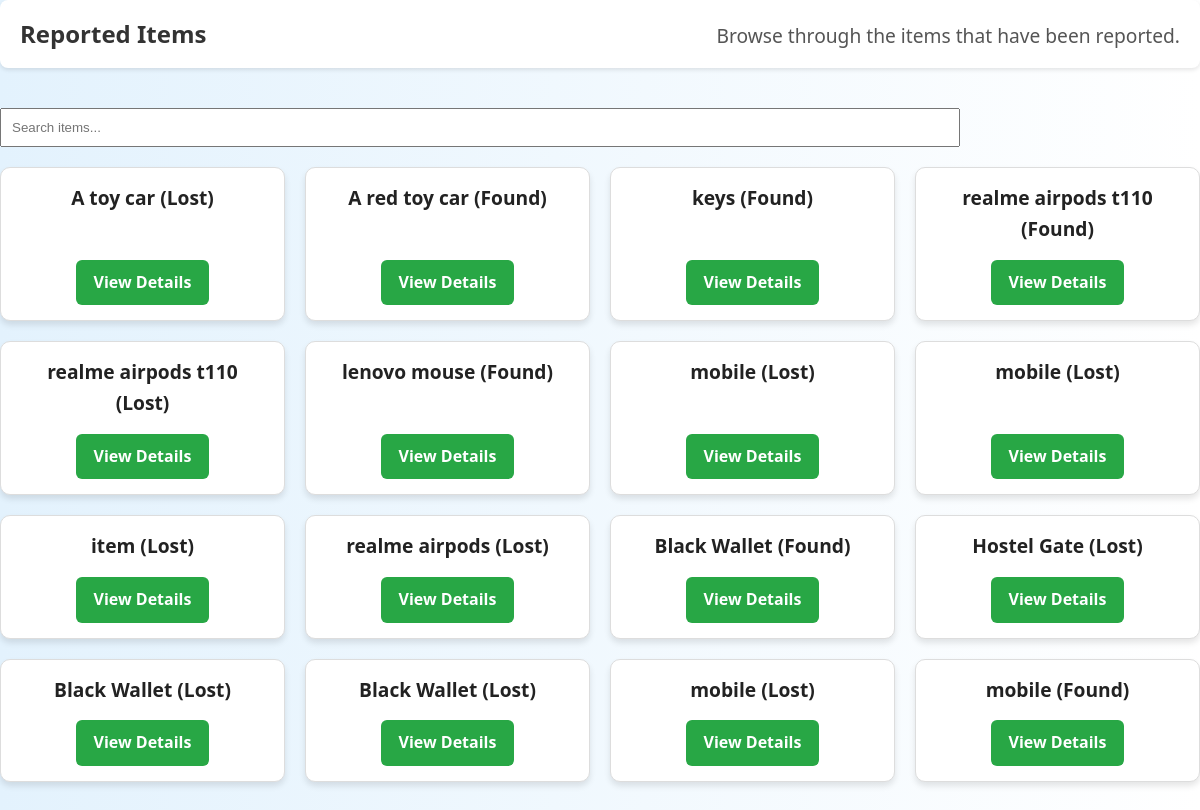
The app's page /items/ with its own data.
### items/models.py (models this page shows, shortened)
class ReportedItem(models.Model):
    TYPE_CHOICES = [
        ('Lost', 'Lost'),
        ('Found', 'Found'),
    ]
    id = models.UUIDField(primary_key=True, default=uuid.uuid4, editable=False)
    type = models.CharField(max_length=100, choices=TYPE_CHOICES)
    name = models.CharField(max_length=200)
    description = models.TextField()
    location = models.CharField(max_length=200)
    contact = models.CharField(max_length=100)
    image = models.ImageField(upload_to='uploads/', blank=True, null=True)
    created_at = models.DateTimeField(auto_now_add=True)

### items/views.py (the view)
# urls.py: path('items/', views.items_list, name='items'),
def items_list(request):
    query = request.GET.get('q', '')
    if query:
        items = ReportedItem.objects.filter(name__icontains=query)
    else:
        items = ReportedItem.objects.all()
    return render(request, 'items.html', {'items': items, 'query': query})

### items/templates/items.html (shortened to what this page needs)
{% load static %}
<!DOCTYPE html>
<html lang="en">
<head>
    <link rel="stylesheet" href="{% static 'css/style.css' %}" />
</head>
<body>
    <div class="container">
        <header>
            <h2>Reported Items</h2>
            <p>Browse through the items that have been reported.</p>
        </header>
        <input
            type="text"
            id="searchInput"
            placeholder="Search items..."
            style="padding: 10px; width: 80%; margin-bottom: 20px;"
            onkeyup="filterItems()"
        />
        <div class="items-list">
            {% for item in items %}
            <div class="item-card" data-name="{{ item.name|lower }}" data-type="{{ item.type|lower }}">
                <h3>{{ item.name }} ({{ item.type }})</h3>
                <a href="{% url 'item_detail' item.id %}" class="button details">View Details</a>
            </div>
            {% endfor %}
        </div>
    </div>
</body>
</html>

### items/static/css/style.css (style rules this page uses)
* { margin: 0; padding: 0; box-sizing: border-box; }
body { font-family: 'Segoe UI', Tahoma, Geneva, Verdana, sans-serif; color: #333; line-height: 1.6; background: linear-gradient(to right, #e3f2fd, #ffffff); min-height: 100vh; display: flex; flex-direction: column; }
.items-list { display: grid; grid-template-columns: repeat(auto-fit, minmax(250px, 1fr)); gap: 20px; width: 100%; margin-bottom: 50px; }
.item-card { background-color: #fff; border: 1px solid #ddd; border-radius: 10px; box-shadow: 0 4px 6px rgb(0 0 0 / 0.1); padding: 15px 20px; transition: box-shadow 0.3s ease, transform 0.3s ease; cursor: default; display: flex; flex-direction: column; align-items: center; text-align: center; }
.item-card h3 { font-size: 1.2rem; color: #222; margin-bottom: 15px; font-weight: 700; }
.item-card a { padding: 10px 18px; background-color: #007bff; color: white; border-radius: 6px; text-decoration: none; font-weight: 600; transition: background-color 0.3s ease; user-select: none; display: inline-block; margin-top: auto; }
.button { display: inline-block; padding: 10px 18px; background-color: #007bff; color: white; border-radius: 6px; text-decoration: none; font-weight: 600; transition: background-color 0.3s ease; user-select: none; }
.button.details { background-color: #28a745; }
header { display: flex; align-items: center; justify-content: space-between; padding: 15px 20px; background-color: white; box-shadow: 0 2px 4px rgba(0,0,0,0.1); border-radius: 8px; margin-bottom: 40px; }
header p { font-size: 1.2rem; color: #555; font-weight: 500; margin-top: 5px; }

### records on screen
ReportedItem: name "A toy car", type "Lost"
ReportedItem: name "A red toy car", type "Found"
ReportedItem: name "keys", type "Found"
ReportedItem: name "realme airpods t110", type "Found"
ReportedItem: name "realme airpods t110", type "Lost"
ReportedItem: name "lenovo mouse", type "Found"
ReportedItem: name "mobile", type "Lost"
ReportedItem: name "mobile", type "Lost"
ReportedItem: name "item", type "Lost"
ReportedItem: name "realme airpods", type "Lost"
ReportedItem: name "Black Wallet", type "Found"
ReportedItem: name "Hostel Gate", type "Lost"
ReportedItem: name "Black Wallet", type "Lost"
ReportedItem: name "Black Wallet", type "Lost"
ReportedItem: name "mobile", type "Lost"
ReportedItem: name "mobile", type "Found"
